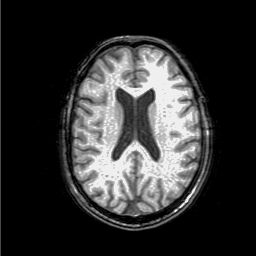
%> input picture reg_pipeline/brain_fixed.png, 256 x 256 px
$ octave aff_reg_movie.m   (GNU Octave 9; MATLAB toolbox functions it lacks are replaced by stand-ins)
%> lines starting %> are read from the running program, lines starting %| are printed output that depends on the picture
### lecture/reg_pipeline/aff_reg_plot.m
function [x,y,u,v] = aff_reg_plot(I, J, theta, a, b)

% Generate the coordinate grid. In MATLAB the first dimension
% is 'rows' or 'y' and the second dimension is 'columns', or 'x'
[y,x] = ndgrid(1:size(I,1), 1:size(I,2));

% Find the center of rotation, i.e., the center of the image
cx = size(I,2) * 0.5 + 0.5;
cy = size(I,1) * 0.5 + 0.5;

% Before applying a rotation, shift so the origin is at image center
x_ctr = x - cx; y_ctr = y - cy;

% Apply rotation and translation with origin at image center
x_aff_ctr = cos(theta) * x_ctr - sin(theta) * y_ctr + a;
y_aff_ctr = sin(theta) * x_ctr + cos(theta) * y_ctr + b;

% Shift again so that origin is where it was
x_aff = x_aff_ctr + cx; y_aff = y_aff_ctr + cy;

% Compute the displacements (arrows)
u = x_aff - x; v = y_aff - y;

% Interpolate the image at the new locations
Jhat = interpn(J, y_aff, x_aff, 'linear', 0);

% Compute the difference image
D = I - Jhat;

% Compute the mask - pixels that map inside of the moving image
M = interpn(ones(size(J)), y_aff, x_aff, 'nearest', 0);

% Compute the metric - sum of squared differences over the mask
metric = sum(sum(D.^2 .* M));

% Plot everything
clf;

subplot(2,2,1);
imagesc(I);
axis image;
colormap gray;
title('Fixed Image');
hold on;
scatter(x(:),y(:),'ro');
quiver(x,y,u,v,0,'b');
xlim([0.5,size(I,2)+0.5]);
ylim([0.5,size(I,1)+0.5]);

subplot(2,2,2);
imagesc(J);
axis image;
colormap gray;
hold on;
scatter(x(:)+u(:),y(:)+v(:),'ro');
xlim([0.5,size(I,2)+0.5]);
ylim([0.5,size(I,1)+0.5]);
title('Moving Image')

subplot(2,2,3);
imagesc(Jhat);
axis image;
colormap gray;
xlim([0.5,size(I,2)+0.5]);
ylim([0.5,size(I,1)+0.5]);
title('Resampled moving image')

% Set the places where mask is zero to NaN (not a number)
% for clearer visualization
D(M == 0) = NaN;

subplot(2,2,4);
imagesc(D);
axis image;
colormap(gca,'jet');
title(sprintf('Difference image. Metric = %5.2f', metric));
caxis([-255, 255]);
colorbar(gca);

set(findobj(gcf,'type','axes'),'fontsize', 16);

### reg_pipeline/aff_reg_movie.m
%% Load images
clf
I_full=imread('brain_fixed.png');
%> I_full is the input picture: size 256x256 uint8; min 0, max 239, mean 48.9
J_full=imread('brain_moving.png');
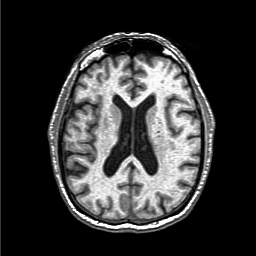
%> input picture reg_pipeline/brain_moving.png, 256 x 256 px
%> J_full is the input picture: size 256x256 uint8; min 0, max 255, mean 53.3

subplot(1,2,1); imagesc(I_full); axis image; title('fixed');
rectangle('Position', [100,70,60,40], 'EdgeColor', 'r');
subplot(1,2,2); imagesc(J_full); axis image; title('moving');
rectangle('Position', [100,80,60,40], 'EdgeColor', 'r');
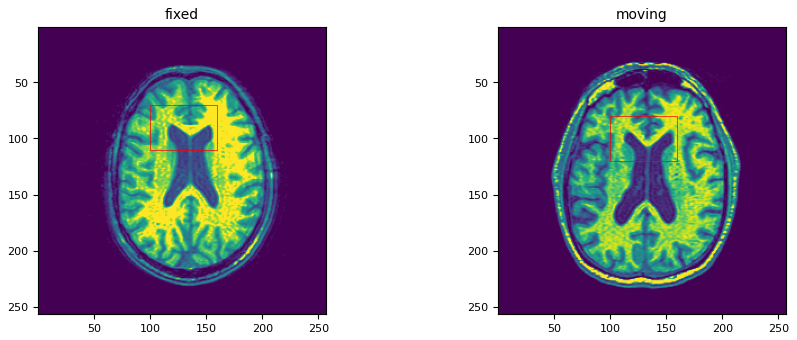
%> figure redrawn from the program's plot data, 2 panels

%%
I=double(I_full(70:4:110,100:4:160));
J=double(J_full(80:4:120,100:4:160));

[x,y,u,v] = aff_reg_plot(I,J,pi * 30 / 180,0.,0.);
%> in aff_reg_plot, `metric = sum(sum(D.^2 .* M));`: metric = 735825.7
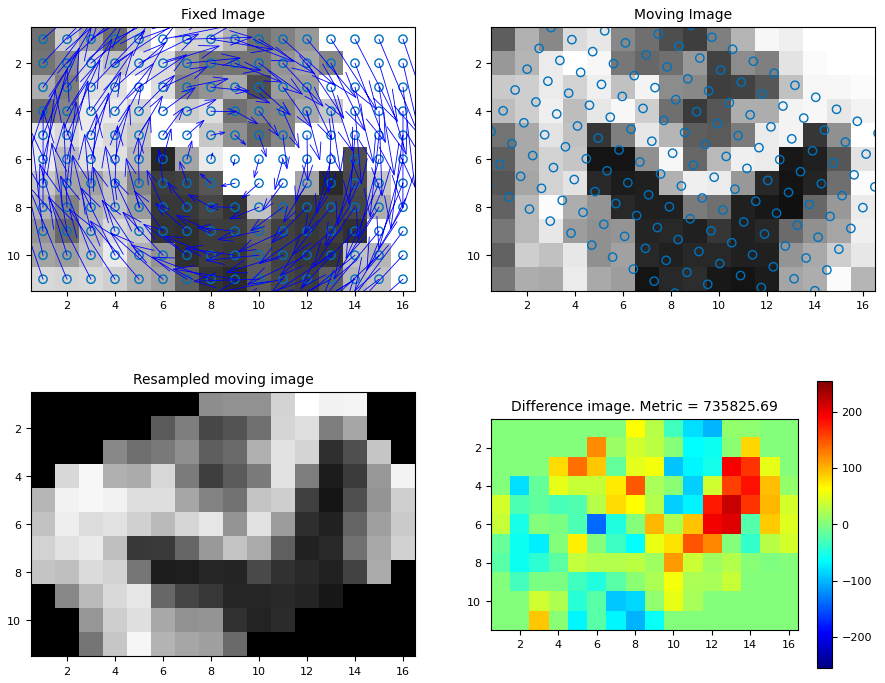
%> figure redrawn from the program's plot data, 4 panels

%% Make a translation movie
for p = -2.0:0.1:2.0
    a = p; b = 0.5 * p;
    aff_reg_plot(I,J,0,a,b);
%> (the run ends here)
